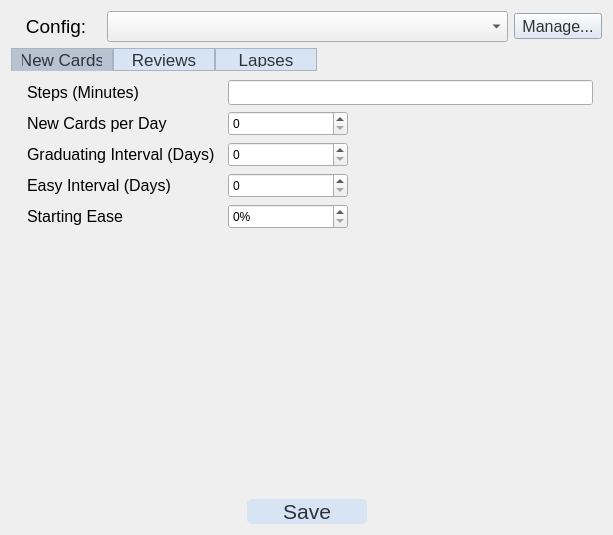
<?xml version="1.0" encoding="UTF-8"?>
<ui version="4.0">
 <class>DeckOptions</class>
 <widget class="QWidget" name="DeckOptions">
  <property name="geometry">
   <rect>
    <x>0</x>
    <y>0</y>
    <width>613</width>
    <height>535</height>
   </rect>
  </property>
  <property name="font">
   <font>
    <pointsize>10</pointsize>
   </font>
  </property>
  <property name="windowTitle">
   <string>Form</string>
  </property>
  <property name="styleSheet">
   <string notr="true">QWidget#Form{
background-color:rgb(196, 208, 212)}</string>
  </property>
  <layout class="QVBoxLayout" name="verticalLayout">
   <item>
    <layout class="QHBoxLayout" name="horizontalLayout_2">
     <item>
      <widget class="QLabel" name="label">
       <property name="minimumSize">
        <size>
         <width>90</width>
         <height>0</height>
        </size>
       </property>
       <property name="font">
        <font>
         <pointsize>14</pointsize>
         <weight>50</weight>
         <italic>false</italic>
         <bold>false</bold>
        </font>
       </property>
       <property name="styleSheet">
        <string notr="true">font: 14pt</string>
       </property>
       <property name="text">
        <string>Config:</string>
       </property>
       <property name="alignment">
        <set>Qt::AlignCenter</set>
       </property>
      </widget>
     </item>
     <item>
      <widget class="QComboBox" name="configscombobox">
       <property name="sizePolicy">
        <sizepolicy hsizetype="Expanding" vsizetype="Fixed">
         <horstretch>1</horstretch>
         <verstretch>0</verstretch>
        </sizepolicy>
       </property>
       <property name="minimumSize">
        <size>
         <width>200</width>
         <height>0</height>
        </size>
       </property>
       <property name="maximumSize">
        <size>
         <width>16777215</width>
         <height>16777215</height>
        </size>
       </property>
       <property name="focusPolicy">
        <enum>Qt::NoFocus</enum>
       </property>
       <property name="styleSheet">
        <string notr="true">font: 14pt</string>
       </property>
      </widget>
     </item>
     <item>
      <widget class="QToolButton" name="managetool">
       <property name="minimumSize">
        <size>
         <width>66</width>
         <height>0</height>
        </size>
       </property>
       <property name="styleSheet">
        <string notr="true">QToolButton {background-color: rgb(214, 228, 243); font: 12pt;color:rgb(47, 50, 58)}
QToolButton::menu-indicator { image: none; }
</string>
       </property>
       <property name="text">
        <string>Manage...</string>
       </property>
       <property name="toolButtonStyle">
        <enum>Qt::ToolButtonIconOnly</enum>
       </property>
      </widget>
     </item>
    </layout>
   </item>
   <item>
    <widget class="QTabWidget" name="tabWidget">
     <property name="font">
      <font>
       <pointsize>10</pointsize>
      </font>
     </property>
     <property name="styleSheet">
      <string notr="true">QTabWidget::pane {
  border-top:-1px; 
} 

QTabBar::tab {
  background: rgb(214, 228, 243); 
  border: 1px solid rgb(169, 180, 194); 
  padding-right: 10px;
  padding-left: 10px;
  padding-top: 3px;
  padding-bottom: 3px;
  width: 80px;
  font: 13pt;
  color:rgb(47, 50, 58)

} 

QTabBar::tab:selected { 
  background: rgb(183, 195, 209); 
  margin-bottom: -1px; 
}</string>
     </property>
     <property name="currentIndex">
      <number>0</number>
     </property>
     <property name="elideMode">
      <enum>Qt::ElideLeft</enum>
     </property>
     <widget class="QWidget" name="newcards">
      <attribute name="title">
       <string>New Cards</string>
      </attribute>
      <layout class="QVBoxLayout" name="verticalLayout_2">
       <item>
        <layout class="QGridLayout" name="newgrid" columnstretch="0,1,2">
         <item row="1" column="0">
          <widget class="QLabel" name="label_9">
           <property name="sizePolicy">
            <sizepolicy hsizetype="Preferred" vsizetype="Preferred">
             <horstretch>0</horstretch>
             <verstretch>0</verstretch>
            </sizepolicy>
           </property>
           <property name="minimumSize">
            <size>
             <width>130</width>
             <height>0</height>
            </size>
           </property>
           <property name="baseSize">
            <size>
             <width>600</width>
             <height>0</height>
            </size>
           </property>
           <property name="styleSheet">
            <string notr="true">font: 12pt;
padding: 3px;</string>
           </property>
           <property name="text">
            <string>New Cards per Day</string>
           </property>
           <property name="alignment">
            <set>Qt::AlignLeading|Qt::AlignLeft|Qt::AlignVCenter</set>
           </property>
          </widget>
         </item>
         <item row="0" column="0">
          <widget class="QLabel" name="label_8">
           <property name="minimumSize">
            <size>
             <width>0</width>
             <height>0</height>
            </size>
           </property>
           <property name="styleSheet">
            <string notr="true">font: 12pt;
padding: 3px;</string>
           </property>
           <property name="text">
            <string>Steps (Minutes)</string>
           </property>
           <property name="alignment">
            <set>Qt::AlignLeading|Qt::AlignLeft|Qt::AlignVCenter</set>
           </property>
          </widget>
         </item>
         <item row="2" column="0">
          <widget class="QLabel" name="label_10">
           <property name="sizePolicy">
            <sizepolicy hsizetype="Preferred" vsizetype="Preferred">
             <horstretch>0</horstretch>
             <verstretch>0</verstretch>
            </sizepolicy>
           </property>
           <property name="minimumSize">
            <size>
             <width>0</width>
             <height>0</height>
            </size>
           </property>
           <property name="styleSheet">
            <string notr="true">font: 12pt;
padding: 3px;</string>
           </property>
           <property name="text">
            <string>Graduating Interval (Days)</string>
           </property>
           <property name="alignment">
            <set>Qt::AlignLeading|Qt::AlignLeft|Qt::AlignVCenter</set>
           </property>
          </widget>
         </item>
         <item row="3" column="0">
          <widget class="QLabel" name="label_11">
           <property name="minimumSize">
            <size>
             <width>100</width>
             <height>0</height>
            </size>
           </property>
           <property name="styleSheet">
            <string notr="true">font: 12pt;
padding: 3px;</string>
           </property>
           <property name="text">
            <string>Easy Interval (Days)</string>
           </property>
           <property name="alignment">
            <set>Qt::AlignLeading|Qt::AlignLeft|Qt::AlignVCenter</set>
           </property>
          </widget>
         </item>
         <item row="4" column="0">
          <widget class="QLabel" name="label_12">
           <property name="minimumSize">
            <size>
             <width>100</width>
             <height>0</height>
            </size>
           </property>
           <property name="styleSheet">
            <string notr="true">font: 12pt;
padding: 3px;</string>
           </property>
           <property name="text">
            <string>Starting Ease</string>
           </property>
           <property name="alignment">
            <set>Qt::AlignLeading|Qt::AlignLeft|Qt::AlignVCenter</set>
           </property>
          </widget>
         </item>
         <item row="1" column="1">
          <widget class="QSpinBox" name="newperdaybox">
           <property name="sizePolicy">
            <sizepolicy hsizetype="Expanding" vsizetype="Fixed">
             <horstretch>0</horstretch>
             <verstretch>0</verstretch>
            </sizepolicy>
           </property>
           <property name="minimumSize">
            <size>
             <width>70</width>
             <height>25</height>
            </size>
           </property>
           <property name="maximumSize">
            <size>
             <width>16777215</width>
             <height>16777215</height>
            </size>
           </property>
           <property name="maximum">
            <number>10000000</number>
           </property>
          </widget>
         </item>
         <item row="5" column="0">
          <spacer name="verticalSpacer_2">
           <property name="orientation">
            <enum>Qt::Vertical</enum>
           </property>
           <property name="sizeType">
            <enum>QSizePolicy::Expanding</enum>
           </property>
           <property name="sizeHint" stdset="0">
            <size>
             <width>17</width>
             <height>386</height>
            </size>
           </property>
          </spacer>
         </item>
         <item row="2" column="1">
          <widget class="QSpinBox" name="gradivlbox">
           <property name="sizePolicy">
            <sizepolicy hsizetype="Expanding" vsizetype="Fixed">
             <horstretch>0</horstretch>
             <verstretch>0</verstretch>
            </sizepolicy>
           </property>
           <property name="minimumSize">
            <size>
             <width>70</width>
             <height>25</height>
            </size>
           </property>
           <property name="maximumSize">
            <size>
             <width>16777215</width>
             <height>16777215</height>
            </size>
           </property>
           <property name="maximum">
            <number>10000000</number>
           </property>
          </widget>
         </item>
         <item row="3" column="1">
          <widget class="QSpinBox" name="easyivlbox">
           <property name="sizePolicy">
            <sizepolicy hsizetype="Expanding" vsizetype="Fixed">
             <horstretch>0</horstretch>
             <verstretch>0</verstretch>
            </sizepolicy>
           </property>
           <property name="minimumSize">
            <size>
             <width>70</width>
             <height>25</height>
            </size>
           </property>
           <property name="maximumSize">
            <size>
             <width>16777215</width>
             <height>16777215</height>
            </size>
           </property>
           <property name="maximum">
            <number>10000000</number>
           </property>
          </widget>
         </item>
         <item row="4" column="1">
          <widget class="QSpinBox" name="startingeasebox">
           <property name="sizePolicy">
            <sizepolicy hsizetype="Expanding" vsizetype="Fixed">
             <horstretch>0</horstretch>
             <verstretch>0</verstretch>
            </sizepolicy>
           </property>
           <property name="minimumSize">
            <size>
             <width>70</width>
             <height>25</height>
            </size>
           </property>
           <property name="maximumSize">
            <size>
             <width>16777215</width>
             <height>16777215</height>
            </size>
           </property>
           <property name="specialValueText">
            <string/>
           </property>
           <property name="suffix">
            <string>%</string>
           </property>
           <property name="maximum">
            <number>10000000</number>
           </property>
          </widget>
         </item>
         <item row="1" column="2">
          <spacer name="horizontalSpacer_5">
           <property name="orientation">
            <enum>Qt::Horizontal</enum>
           </property>
           <property name="sizeHint" stdset="0">
            <size>
             <width>218</width>
             <height>20</height>
            </size>
           </property>
          </spacer>
         </item>
         <item row="0" column="1" colspan="2">
          <widget class="QLineEdit" name="newdelaysedit">
           <property name="sizePolicy">
            <sizepolicy hsizetype="Expanding" vsizetype="Fixed">
             <horstretch>0</horstretch>
             <verstretch>0</verstretch>
            </sizepolicy>
           </property>
           <property name="minimumSize">
            <size>
             <width>120</width>
             <height>25</height>
            </size>
           </property>
           <property name="maximumSize">
            <size>
             <width>16777215</width>
             <height>16777215</height>
            </size>
           </property>
           <property name="font">
            <font>
             <pointsize>12</pointsize>
            </font>
           </property>
           <property name="placeholderText">
            <string/>
           </property>
          </widget>
         </item>
        </layout>
       </item>
      </layout>
     </widget>
     <widget class="QWidget" name="reviews">
      <attribute name="title">
       <string>Reviews</string>
      </attribute>
      <layout class="QVBoxLayout" name="verticalLayout_3">
       <item>
        <layout class="QGridLayout" name="reviewsgrid" columnstretch="0,1,2">
         <item row="1" column="0">
          <widget class="QLabel" name="label_14">
           <property name="minimumSize">
            <size>
             <width>0</width>
             <height>0</height>
            </size>
           </property>
           <property name="styleSheet">
            <string notr="true">font: 12pt;
padding: 3px;</string>
           </property>
           <property name="text">
            <string>Easy Bonus</string>
           </property>
           <property name="alignment">
            <set>Qt::AlignLeading|Qt::AlignLeft|Qt::AlignVCenter</set>
           </property>
          </widget>
         </item>
         <item row="4" column="0">
          <spacer name="verticalSpacer_3">
           <property name="orientation">
            <enum>Qt::Vertical</enum>
           </property>
           <property name="sizeType">
            <enum>QSizePolicy::Expanding</enum>
           </property>
           <property name="sizeHint" stdset="0">
            <size>
             <width>17</width>
             <height>386</height>
            </size>
           </property>
          </spacer>
         </item>
         <item row="1" column="1">
          <widget class="QSpinBox" name="easybonusbox">
           <property name="sizePolicy">
            <sizepolicy hsizetype="Minimum" vsizetype="Fixed">
             <horstretch>0</horstretch>
             <verstretch>0</verstretch>
            </sizepolicy>
           </property>
           <property name="minimumSize">
            <size>
             <width>50</width>
             <height>25</height>
            </size>
           </property>
           <property name="maximumSize">
            <size>
             <width>16777215</width>
             <height>16777215</height>
            </size>
           </property>
           <property name="specialValueText">
            <string/>
           </property>
           <property name="suffix">
            <string>%</string>
           </property>
           <property name="maximum">
            <number>10000000</number>
           </property>
          </widget>
         </item>
         <item row="2" column="0">
          <widget class="QLabel" name="label_15">
           <property name="minimumSize">
            <size>
             <width>0</width>
             <height>0</height>
            </size>
           </property>
           <property name="styleSheet">
            <string notr="true">font: 12pt;
padding: 3px;</string>
           </property>
           <property name="text">
            <string>Hard Interval</string>
           </property>
           <property name="alignment">
            <set>Qt::AlignLeading|Qt::AlignLeft|Qt::AlignVCenter</set>
           </property>
          </widget>
         </item>
         <item row="2" column="1">
          <widget class="QSpinBox" name="hardivlbox">
           <property name="sizePolicy">
            <sizepolicy hsizetype="Minimum" vsizetype="Fixed">
             <horstretch>0</horstretch>
             <verstretch>0</verstretch>
            </sizepolicy>
           </property>
           <property name="minimumSize">
            <size>
             <width>50</width>
             <height>25</height>
            </size>
           </property>
           <property name="maximumSize">
            <size>
             <width>16777215</width>
             <height>16777215</height>
            </size>
           </property>
           <property name="specialValueText">
            <string/>
           </property>
           <property name="suffix">
            <string>%</string>
           </property>
           <property name="maximum">
            <number>10000000</number>
           </property>
          </widget>
         </item>
         <item row="0" column="2">
          <spacer name="horizontalSpacer">
           <property name="orientation">
            <enum>Qt::Horizontal</enum>
           </property>
           <property name="sizeType">
            <enum>QSizePolicy::Expanding</enum>
           </property>
           <property name="sizeHint" stdset="0">
            <size>
             <width>0</width>
             <height>20</height>
            </size>
           </property>
          </spacer>
         </item>
         <item row="0" column="0">
          <widget class="QLabel" name="label_13">
           <property name="sizePolicy">
            <sizepolicy hsizetype="Preferred" vsizetype="Preferred">
             <horstretch>0</horstretch>
             <verstretch>0</verstretch>
            </sizepolicy>
           </property>
           <property name="minimumSize">
            <size>
             <width>0</width>
             <height>0</height>
            </size>
           </property>
           <property name="styleSheet">
            <string notr="true">font: 12pt;
padding: 3px;</string>
           </property>
           <property name="text">
            <string>Max. Reviews per Day</string>
           </property>
           <property name="alignment">
            <set>Qt::AlignLeading|Qt::AlignLeft|Qt::AlignVCenter</set>
           </property>
          </widget>
         </item>
         <item row="0" column="1">
          <widget class="QSpinBox" name="maxdailyrevbox">
           <property name="sizePolicy">
            <sizepolicy hsizetype="Expanding" vsizetype="Fixed">
             <horstretch>0</horstretch>
             <verstretch>0</verstretch>
            </sizepolicy>
           </property>
           <property name="minimumSize">
            <size>
             <width>70</width>
             <height>25</height>
            </size>
           </property>
           <property name="maximumSize">
            <size>
             <width>16777215</width>
             <height>16777215</height>
            </size>
           </property>
           <property name="maximum">
            <number>10000000</number>
           </property>
          </widget>
         </item>
         <item row="3" column="0">
          <widget class="QLabel" name="label_21">
           <property name="sizePolicy">
            <sizepolicy hsizetype="Preferred" vsizetype="Preferred">
             <horstretch>0</horstretch>
             <verstretch>0</verstretch>
            </sizepolicy>
           </property>
           <property name="minimumSize">
            <size>
             <width>0</width>
             <height>0</height>
            </size>
           </property>
           <property name="styleSheet">
            <string notr="true">font: 12pt;
padding: 3px;</string>
           </property>
           <property name="text">
            <string>Max. Interval (Days)</string>
           </property>
           <property name="alignment">
            <set>Qt::AlignLeading|Qt::AlignLeft|Qt::AlignVCenter</set>
           </property>
          </widget>
         </item>
         <item row="3" column="1">
          <widget class="QSpinBox" name="maxivlbox">
           <property name="sizePolicy">
            <sizepolicy hsizetype="Expanding" vsizetype="Fixed">
             <horstretch>0</horstretch>
             <verstretch>0</verstretch>
            </sizepolicy>
           </property>
           <property name="minimumSize">
            <size>
             <width>70</width>
             <height>25</height>
            </size>
           </property>
           <property name="maximumSize">
            <size>
             <width>16777215</width>
             <height>16777215</height>
            </size>
           </property>
           <property name="maximum">
            <number>10000000</number>
           </property>
          </widget>
         </item>
        </layout>
       </item>
      </layout>
     </widget>
     <widget class="QWidget" name="lapses">
      <attribute name="title">
       <string>Lapses</string>
      </attribute>
      <layout class="QVBoxLayout" name="verticalLayout_4">
       <item>
        <layout class="QGridLayout" name="lapsesgrid" columnstretch="0,1,2">
         <item row="1" column="0">
          <widget class="QLabel" name="label_16">
           <property name="sizePolicy">
            <sizepolicy hsizetype="Preferred" vsizetype="Preferred">
             <horstretch>0</horstretch>
             <verstretch>0</verstretch>
            </sizepolicy>
           </property>
           <property name="minimumSize">
            <size>
             <width>130</width>
             <height>0</height>
            </size>
           </property>
           <property name="baseSize">
            <size>
             <width>600</width>
             <height>0</height>
            </size>
           </property>
           <property name="styleSheet">
            <string notr="true">font: 12pt;
padding: 3px;</string>
           </property>
           <property name="text">
            <string>Interval Penalty</string>
           </property>
           <property name="alignment">
            <set>Qt::AlignLeading|Qt::AlignLeft|Qt::AlignVCenter</set>
           </property>
          </widget>
         </item>
         <item row="2" column="1">
          <widget class="QSpinBox" name="minivlbox">
           <property name="sizePolicy">
            <sizepolicy hsizetype="MinimumExpanding" vsizetype="Fixed">
             <horstretch>0</horstretch>
             <verstretch>0</verstretch>
            </sizepolicy>
           </property>
           <property name="minimumSize">
            <size>
             <width>70</width>
             <height>25</height>
            </size>
           </property>
           <property name="maximumSize">
            <size>
             <width>16777215</width>
             <height>16777215</height>
            </size>
           </property>
           <property name="maximum">
            <number>10000000</number>
           </property>
          </widget>
         </item>
         <item row="0" column="1" colspan="2">
          <widget class="QLineEdit" name="lapsedelaysedit">
           <property name="sizePolicy">
            <sizepolicy hsizetype="Expanding" vsizetype="Fixed">
             <horstretch>0</horstretch>
             <verstretch>0</verstretch>
            </sizepolicy>
           </property>
           <property name="minimumSize">
            <size>
             <width>120</width>
             <height>25</height>
            </size>
           </property>
           <property name="maximumSize">
            <size>
             <width>16777215</width>
             <height>16777215</height>
            </size>
           </property>
           <property name="font">
            <font>
             <pointsize>12</pointsize>
            </font>
           </property>
           <property name="placeholderText">
            <string/>
           </property>
          </widget>
         </item>
         <item row="3" column="1">
          <widget class="QSpinBox" name="leechthresholdbox">
           <property name="sizePolicy">
            <sizepolicy hsizetype="MinimumExpanding" vsizetype="Fixed">
             <horstretch>0</horstretch>
             <verstretch>0</verstretch>
            </sizepolicy>
           </property>
           <property name="minimumSize">
            <size>
             <width>70</width>
             <height>25</height>
            </size>
           </property>
           <property name="maximumSize">
            <size>
             <width>16777215</width>
             <height>16777215</height>
            </size>
           </property>
           <property name="maximum">
            <number>10000000</number>
           </property>
          </widget>
         </item>
         <item row="1" column="2">
          <spacer name="horizontalSpacer_2">
           <property name="orientation">
            <enum>Qt::Horizontal</enum>
           </property>
           <property name="sizeHint" stdset="0">
            <size>
             <width>40</width>
             <height>20</height>
            </size>
           </property>
          </spacer>
         </item>
         <item row="0" column="0">
          <widget class="QLabel" name="label_17">
           <property name="minimumSize">
            <size>
             <width>0</width>
             <height>0</height>
            </size>
           </property>
           <property name="styleSheet">
            <string notr="true">font: 12pt;
padding: 3px;</string>
           </property>
           <property name="text">
            <string>Steps (Minutes)</string>
           </property>
           <property name="alignment">
            <set>Qt::AlignLeading|Qt::AlignLeft|Qt::AlignVCenter</set>
           </property>
          </widget>
         </item>
         <item row="3" column="0">
          <widget class="QLabel" name="label_19">
           <property name="minimumSize">
            <size>
             <width>100</width>
             <height>0</height>
            </size>
           </property>
           <property name="styleSheet">
            <string notr="true">font: 12pt;
padding: 3px;</string>
           </property>
           <property name="text">
            <string>Leech Threshold</string>
           </property>
           <property name="alignment">
            <set>Qt::AlignLeading|Qt::AlignLeft|Qt::AlignVCenter</set>
           </property>
          </widget>
         </item>
         <item row="2" column="0">
          <widget class="QLabel" name="label_18">
           <property name="sizePolicy">
            <sizepolicy hsizetype="Preferred" vsizetype="Preferred">
             <horstretch>0</horstretch>
             <verstretch>0</verstretch>
            </sizepolicy>
           </property>
           <property name="minimumSize">
            <size>
             <width>0</width>
             <height>0</height>
            </size>
           </property>
           <property name="styleSheet">
            <string notr="true">font: 12pt;
padding: 3px;</string>
           </property>
           <property name="text">
            <string>Min. Interval (Days)</string>
           </property>
           <property name="alignment">
            <set>Qt::AlignLeading|Qt::AlignLeft|Qt::AlignVCenter</set>
           </property>
          </widget>
         </item>
         <item row="4" column="0">
          <spacer name="verticalSpacer_4">
           <property name="orientation">
            <enum>Qt::Vertical</enum>
           </property>
           <property name="sizeType">
            <enum>QSizePolicy::Expanding</enum>
           </property>
           <property name="sizeHint" stdset="0">
            <size>
             <width>17</width>
             <height>386</height>
            </size>
           </property>
          </spacer>
         </item>
         <item row="1" column="1">
          <widget class="QSpinBox" name="lapsepenaltybox">
           <property name="sizePolicy">
            <sizepolicy hsizetype="MinimumExpanding" vsizetype="Fixed">
             <horstretch>0</horstretch>
             <verstretch>0</verstretch>
            </sizepolicy>
           </property>
           <property name="minimumSize">
            <size>
             <width>70</width>
             <height>25</height>
            </size>
           </property>
           <property name="maximumSize">
            <size>
             <width>16777215</width>
             <height>16777215</height>
            </size>
           </property>
           <property name="specialValueText">
            <string/>
           </property>
           <property name="suffix">
            <string>%</string>
           </property>
           <property name="maximum">
            <number>10000000</number>
           </property>
          </widget>
         </item>
        </layout>
       </item>
      </layout>
     </widget>
    </widget>
   </item>
   <item>
    <widget class="QLabel" name="errorlabel">
     <property name="styleSheet">
      <string notr="true">color:rgb(255, 0, 0);</string>
     </property>
     <property name="text">
      <string/>
     </property>
     <property name="alignment">
      <set>Qt::AlignCenter</set>
     </property>
    </widget>
   </item>
   <item>
    <layout class="QHBoxLayout" name="horizontalLayout">
     <item>
      <spacer name="horizontalSpacer_4">
       <property name="orientation">
        <enum>Qt::Horizontal</enum>
       </property>
       <property name="sizeHint" stdset="0">
        <size>
         <width>40</width>
         <height>20</height>
        </size>
       </property>
      </spacer>
     </item>
     <item>
      <widget class="QPushButton" name="savebutton">
       <property name="sizePolicy">
        <sizepolicy hsizetype="Minimum" vsizetype="Minimum">
         <horstretch>0</horstretch>
         <verstretch>0</verstretch>
        </sizepolicy>
       </property>
       <property name="minimumSize">
        <size>
         <width>120</width>
         <height>25</height>
        </size>
       </property>
       <property name="styleSheet">
        <string notr="true">border-radius:5px;background-color:rgb(214, 228, 243);
font: 16pt;color:rgb(47, 50, 58);</string>
       </property>
       <property name="text">
        <string>Save</string>
       </property>
      </widget>
     </item>
     <item>
      <spacer name="horizontalSpacer_3">
       <property name="orientation">
        <enum>Qt::Horizontal</enum>
       </property>
       <property name="sizeHint" stdset="0">
        <size>
         <width>40</width>
         <height>20</height>
        </size>
       </property>
      </spacer>
     </item>
    </layout>
   </item>
  </layout>
 </widget>
 <resources/>
 <connections/>
</ui>
